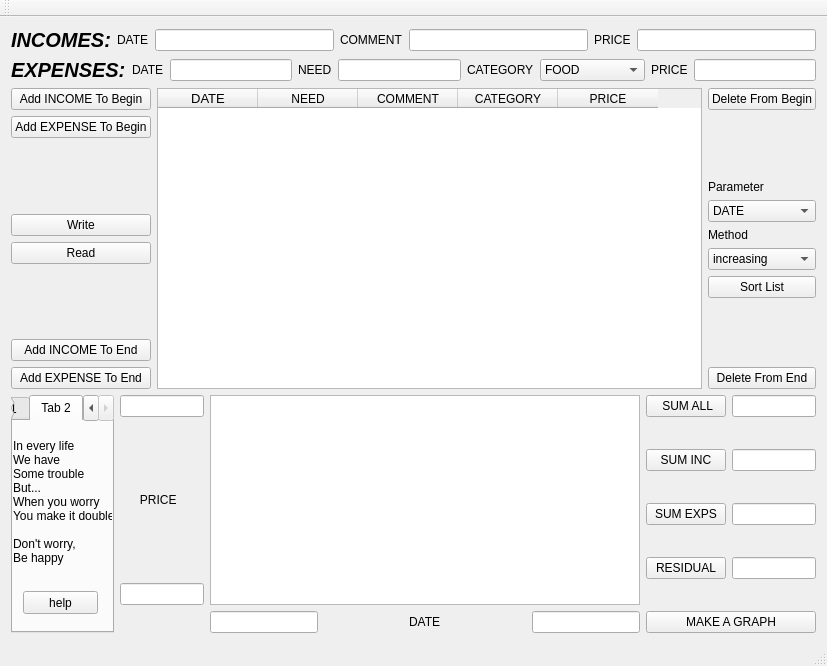
<?xml version="1.0" encoding="UTF-8"?>
<ui version="4.0">
 <class>Purse</class>
 <widget class="QMainWindow" name="Purse">
  <property name="geometry">
   <rect>
    <x>0</x>
    <y>0</y>
    <width>790</width>
    <height>666</height>
   </rect>
  </property>
  <property name="windowTitle">
   <string>Purse</string>
  </property>
  <widget class="QWidget" name="centralWidget">
   <layout class="QGridLayout" name="gridLayout">
    <item row="0" column="0" colspan="4">
     <layout class="QVBoxLayout" name="verticalLayout_6">
      <item>
       <layout class="QVBoxLayout" name="verticalLayout_3">
        <item>
         <layout class="QHBoxLayout" name="horizontalLayout">
          <item>
           <widget class="QLabel" name="label">
            <property name="font">
             <font>
              <pointsize>15</pointsize>
              <weight>75</weight>
              <italic>true</italic>
              <bold>true</bold>
             </font>
            </property>
            <property name="text">
             <string>INCOMES:</string>
            </property>
           </widget>
          </item>
          <item>
           <widget class="QLabel" name="label_3">
            <property name="text">
             <string>DATE</string>
            </property>
           </widget>
          </item>
          <item>
           <widget class="QLineEdit" name="lineEdit_1"/>
          </item>
          <item>
           <widget class="QLabel" name="label_5">
            <property name="text">
             <string>COMMENT</string>
            </property>
           </widget>
          </item>
          <item>
           <widget class="QLineEdit" name="lineEdit_6"/>
          </item>
          <item>
           <widget class="QLabel" name="label_7">
            <property name="text">
             <string>PRICE</string>
            </property>
           </widget>
          </item>
          <item>
           <widget class="QLineEdit" name="lineEdit_2"/>
          </item>
         </layout>
        </item>
        <item>
         <layout class="QHBoxLayout" name="horizontalLayout_2">
          <item>
           <widget class="QLabel" name="label_2">
            <property name="font">
             <font>
              <pointsize>15</pointsize>
              <weight>75</weight>
              <italic>true</italic>
              <bold>true</bold>
             </font>
            </property>
            <property name="text">
             <string>EXPENSES:</string>
            </property>
           </widget>
          </item>
          <item>
           <widget class="QLabel" name="label_4">
            <property name="text">
             <string>DATE</string>
            </property>
           </widget>
          </item>
          <item>
           <widget class="QLineEdit" name="lineEdit_3"/>
          </item>
          <item>
           <widget class="QLabel" name="label_6">
            <property name="text">
             <string>NEED</string>
            </property>
           </widget>
          </item>
          <item>
           <widget class="QLineEdit" name="lineEdit_4"/>
          </item>
          <item>
           <widget class="QLabel" name="label_8">
            <property name="text">
             <string>CATEGORY</string>
            </property>
           </widget>
          </item>
          <item>
           <widget class="QComboBox" name="comboBox_2">
            <property name="minimumSize">
             <size>
              <width>100</width>
              <height>0</height>
             </size>
            </property>
            <item>
             <property name="text">
              <string>FOOD</string>
             </property>
            </item>
            <item>
             <property name="text">
              <string>TRANSPORT</string>
             </property>
            </item>
            <item>
             <property name="text">
              <string>LEISURE</string>
             </property>
            </item>
            <item>
             <property name="text">
              <string>CLOTHES</string>
             </property>
            </item>
            <item>
             <property name="text">
              <string>OTHER</string>
             </property>
            </item>
           </widget>
          </item>
          <item>
           <widget class="QLabel" name="label_9">
            <property name="text">
             <string>PRICE</string>
            </property>
           </widget>
          </item>
          <item>
           <widget class="QLineEdit" name="lineEdit_5"/>
          </item>
         </layout>
        </item>
       </layout>
      </item>
      <item>
       <layout class="QHBoxLayout" name="horizontalLayout_3">
        <item>
         <layout class="QVBoxLayout" name="verticalLayout">
          <item>
           <widget class="QPushButton" name="pushButton_1">
            <property name="text">
             <string>Add INCOME To Begin</string>
            </property>
           </widget>
          </item>
          <item>
           <widget class="QPushButton" name="pushButton_3">
            <property name="text">
             <string>Add EXPENSE To Begin</string>
            </property>
           </widget>
          </item>
          <item>
           <spacer name="verticalSpacer_3">
            <property name="orientation">
             <enum>Qt::Vertical</enum>
            </property>
            <property name="sizeHint" stdset="0">
             <size>
              <width>107</width>
              <height>50</height>
             </size>
            </property>
           </spacer>
          </item>
          <item>
           <widget class="QPushButton" name="pushButton_8">
            <property name="text">
             <string>Write</string>
            </property>
           </widget>
          </item>
          <item>
           <widget class="QPushButton" name="pushButton_9">
            <property name="text">
             <string>Read</string>
            </property>
           </widget>
          </item>
          <item>
           <spacer name="verticalSpacer_4">
            <property name="orientation">
             <enum>Qt::Vertical</enum>
            </property>
            <property name="sizeHint" stdset="0">
             <size>
              <width>20</width>
              <height>50</height>
             </size>
            </property>
           </spacer>
          </item>
          <item>
           <widget class="QPushButton" name="pushButton_2">
            <property name="text">
             <string>Add INCOME To End</string>
            </property>
           </widget>
          </item>
          <item>
           <widget class="QPushButton" name="pushButton_4">
            <property name="text">
             <string>Add EXPENSE To End</string>
            </property>
           </widget>
          </item>
         </layout>
        </item>
        <item>
         <widget class="QTableWidget" name="tableWidget">
          <property name="minimumSize">
           <size>
            <width>545</width>
            <height>0</height>
           </size>
          </property>
          <property name="maximumSize">
           <size>
            <width>550</width>
            <height>16777215</height>
           </size>
          </property>
          <property name="rowCount">
           <number>0</number>
          </property>
          <column>
           <property name="text">
            <string>DATE</string>
           </property>
           <property name="font">
            <font>
             <pointsize>10</pointsize>
            </font>
           </property>
          </column>
          <column>
           <property name="text">
            <string>NEED</string>
           </property>
          </column>
          <column>
           <property name="text">
            <string>COMMENT</string>
           </property>
          </column>
          <column>
           <property name="text">
            <string>CATEGORY</string>
           </property>
          </column>
          <column>
           <property name="text">
            <string>PRICE</string>
           </property>
          </column>
         </widget>
        </item>
        <item>
         <layout class="QVBoxLayout" name="verticalLayout_2">
          <item>
           <widget class="QPushButton" name="pushButton_5">
            <property name="text">
             <string>Delete From Begin</string>
            </property>
           </widget>
          </item>
          <item>
           <spacer name="verticalSpacer">
            <property name="orientation">
             <enum>Qt::Vertical</enum>
            </property>
            <property name="sizeHint" stdset="0">
             <size>
              <width>94</width>
              <height>13</height>
             </size>
            </property>
           </spacer>
          </item>
          <item>
           <widget class="QLabel" name="label_11">
            <property name="text">
             <string>Parameter</string>
            </property>
           </widget>
          </item>
          <item>
           <widget class="QComboBox" name="comboBox_3">
            <property name="minimumSize">
             <size>
              <width>100</width>
              <height>0</height>
             </size>
            </property>
            <item>
             <property name="text">
              <string>DATE</string>
             </property>
            </item>
            <item>
             <property name="text">
              <string>NEED</string>
             </property>
            </item>
            <item>
             <property name="text">
              <string>COMMENT</string>
             </property>
            </item>
            <item>
             <property name="text">
              <string>CATEGORY</string>
             </property>
            </item>
            <item>
             <property name="text">
              <string>PRICE</string>
             </property>
            </item>
           </widget>
          </item>
          <item>
           <widget class="QLabel" name="label_12">
            <property name="text">
             <string>Method</string>
            </property>
           </widget>
          </item>
          <item>
           <widget class="QComboBox" name="comboBox_4">
            <item>
             <property name="text">
              <string>increasing</string>
             </property>
            </item>
            <item>
             <property name="text">
              <string>decreasing</string>
             </property>
            </item>
           </widget>
          </item>
          <item>
           <widget class="QPushButton" name="pushButton_7">
            <property name="text">
             <string>Sort List</string>
            </property>
           </widget>
          </item>
          <item>
           <spacer name="verticalSpacer_2">
            <property name="orientation">
             <enum>Qt::Vertical</enum>
            </property>
            <property name="sizeHint" stdset="0">
             <size>
              <width>94</width>
              <height>13</height>
             </size>
            </property>
           </spacer>
          </item>
          <item>
           <widget class="QPushButton" name="pushButton_6">
            <property name="text">
             <string>Delete From End</string>
            </property>
           </widget>
          </item>
         </layout>
        </item>
       </layout>
      </item>
     </layout>
    </item>
    <item row="1" column="0" rowspan="2">
     <widget class="QTabWidget" name="tabWidget">
      <property name="enabled">
       <bool>true</bool>
      </property>
      <property name="minimumSize">
       <size>
        <width>100</width>
        <height>20</height>
       </size>
      </property>
      <property name="currentIndex">
       <number>1</number>
      </property>
      <widget class="QWidget" name="tab_3">
       <attribute name="title">
        <string>Tab 1</string>
       </attribute>
       <widget class="QPushButton" name="pushButton_14">
        <property name="geometry">
         <rect>
          <x>10</x>
          <y>10</y>
          <width>75</width>
          <height>23</height>
         </rect>
        </property>
        <property name="text">
         <string>PROGNOSIS</string>
        </property>
       </widget>
       <widget class="QComboBox" name="comboBox">
        <property name="geometry">
         <rect>
          <x>20</x>
          <y>40</y>
          <width>58</width>
          <height>20</height>
         </rect>
        </property>
        <item>
         <property name="text">
          <string>day</string>
         </property>
        </item>
        <item>
         <property name="text">
          <string>week</string>
         </property>
        </item>
        <item>
         <property name="text">
          <string>month</string>
         </property>
        </item>
        <item>
         <property name="text">
          <string>year</string>
         </property>
        </item>
       </widget>
       <widget class="QLineEdit" name="lineEdit_10">
        <property name="geometry">
         <rect>
          <x>10</x>
          <y>70</y>
          <width>81</width>
          <height>20</height>
         </rect>
        </property>
       </widget>
       <widget class="QLineEdit" name="lineEdit_11">
        <property name="geometry">
         <rect>
          <x>10</x>
          <y>110</y>
          <width>81</width>
          <height>20</height>
         </rect>
        </property>
       </widget>
       <widget class="QLineEdit" name="lineEdit_12">
        <property name="geometry">
         <rect>
          <x>10</x>
          <y>150</y>
          <width>81</width>
          <height>20</height>
         </rect>
        </property>
       </widget>
       <widget class="QLineEdit" name="lineEdit_17">
        <property name="geometry">
         <rect>
          <x>10</x>
          <y>190</y>
          <width>81</width>
          <height>20</height>
         </rect>
        </property>
       </widget>
      </widget>
      <widget class="QWidget" name="tab_4">
       <attribute name="title">
        <string>Tab 2</string>
       </attribute>
       <widget class="QPushButton" name="pushButton_13">
        <property name="geometry">
         <rect>
          <x>10</x>
          <y>170</y>
          <width>75</width>
          <height>23</height>
         </rect>
        </property>
        <property name="text">
         <string>help</string>
        </property>
       </widget>
       <widget class="QLabel" name="label_14">
        <property name="geometry">
         <rect>
          <x>0</x>
          <y>0</y>
          <width>101</width>
          <height>161</height>
         </rect>
        </property>
        <property name="minimumSize">
         <size>
          <width>100</width>
          <height>0</height>
         </size>
        </property>
        <property name="text">
         <string>In every life
We have
Some trouble
But...
When you worry
You make it double

Don't worry,
Be happy</string>
        </property>
       </widget>
      </widget>
     </widget>
    </item>
    <item row="1" column="1">
     <layout class="QVBoxLayout" name="verticalLayout_5">
      <item>
       <widget class="QLineEdit" name="lineEdit_14"/>
      </item>
      <item>
       <widget class="QLabel" name="label_13">
        <property name="text">
         <string>      PRICE</string>
        </property>
       </widget>
      </item>
      <item>
       <widget class="QLineEdit" name="lineEdit_13"/>
      </item>
     </layout>
    </item>
    <item row="1" column="2">
     <widget class="QGraphicsView" name="graphicsView">
      <property name="minimumSize">
       <size>
        <width>430</width>
        <height>210</height>
       </size>
      </property>
      <property name="maximumSize">
       <size>
        <width>430</width>
        <height>210</height>
       </size>
      </property>
     </widget>
    </item>
    <item row="1" column="3" rowspan="2">
     <layout class="QVBoxLayout" name="verticalLayout_4">
      <item>
       <layout class="QHBoxLayout" name="horizontalLayout_4">
        <item>
         <widget class="QPushButton" name="pushButton">
          <property name="text">
           <string> SUM ALL</string>
          </property>
         </widget>
        </item>
        <item>
         <widget class="QLineEdit" name="lineEdit"/>
        </item>
       </layout>
      </item>
      <item>
       <spacer name="verticalSpacer_5">
        <property name="orientation">
         <enum>Qt::Vertical</enum>
        </property>
        <property name="sizeHint" stdset="0">
         <size>
          <width>94</width>
          <height>13</height>
         </size>
        </property>
       </spacer>
      </item>
      <item>
       <layout class="QHBoxLayout" name="horizontalLayout_5">
        <item>
         <widget class="QPushButton" name="pushButton_11">
          <property name="text">
           <string>SUM INC</string>
          </property>
         </widget>
        </item>
        <item>
         <widget class="QLineEdit" name="lineEdit_8"/>
        </item>
       </layout>
      </item>
      <item>
       <spacer name="verticalSpacer_6">
        <property name="orientation">
         <enum>Qt::Vertical</enum>
        </property>
        <property name="sizeHint" stdset="0">
         <size>
          <width>94</width>
          <height>13</height>
         </size>
        </property>
       </spacer>
      </item>
      <item>
       <layout class="QHBoxLayout" name="horizontalLayout_6">
        <item>
         <widget class="QPushButton" name="pushButton_10">
          <property name="text">
           <string>SUM EXPS</string>
          </property>
         </widget>
        </item>
        <item>
         <widget class="QLineEdit" name="lineEdit_7"/>
        </item>
       </layout>
      </item>
      <item>
       <spacer name="verticalSpacer_7">
        <property name="orientation">
         <enum>Qt::Vertical</enum>
        </property>
        <property name="sizeHint" stdset="0">
         <size>
          <width>94</width>
          <height>13</height>
         </size>
        </property>
       </spacer>
      </item>
      <item>
       <layout class="QHBoxLayout" name="horizontalLayout_7">
        <item>
         <widget class="QPushButton" name="pushButton_12">
          <property name="text">
           <string>RESIDUAL</string>
          </property>
         </widget>
        </item>
        <item>
         <widget class="QLineEdit" name="lineEdit_9">
          <property name="text">
           <string/>
          </property>
         </widget>
        </item>
       </layout>
      </item>
      <item>
       <spacer name="verticalSpacer_8">
        <property name="orientation">
         <enum>Qt::Vertical</enum>
        </property>
        <property name="sizeHint" stdset="0">
         <size>
          <width>94</width>
          <height>13</height>
         </size>
        </property>
       </spacer>
      </item>
      <item>
       <widget class="QPushButton" name="pushButton_15">
        <property name="text">
         <string>MAKE A GRAPH</string>
        </property>
       </widget>
      </item>
     </layout>
    </item>
    <item row="2" column="2">
     <layout class="QHBoxLayout" name="horizontalLayout_8">
      <item>
       <widget class="QLineEdit" name="lineEdit_15"/>
      </item>
      <item>
       <spacer name="horizontalSpacer">
        <property name="orientation">
         <enum>Qt::Horizontal</enum>
        </property>
        <property name="sizeHint" stdset="0">
         <size>
          <width>68</width>
          <height>20</height>
         </size>
        </property>
       </spacer>
      </item>
      <item>
       <widget class="QLabel" name="label_10">
        <property name="text">
         <string>DATE</string>
        </property>
       </widget>
      </item>
      <item>
       <spacer name="horizontalSpacer_2">
        <property name="orientation">
         <enum>Qt::Horizontal</enum>
        </property>
        <property name="sizeHint" stdset="0">
         <size>
          <width>68</width>
          <height>20</height>
         </size>
        </property>
       </spacer>
      </item>
      <item>
       <widget class="QLineEdit" name="lineEdit_16"/>
      </item>
     </layout>
    </item>
   </layout>
   <zorder>layoutWidget</zorder>
   <zorder>layoutWidget</zorder>
   <zorder>layoutWidget</zorder>
   <zorder>splitter_2</zorder>
   <zorder>tableWidget</zorder>
   <zorder>pushButton</zorder>
   <zorder>lineEdit</zorder>
   <zorder>pushButton_10</zorder>
   <zorder>lineEdit_7</zorder>
   <zorder>pushButton_11</zorder>
   <zorder>lineEdit_8</zorder>
   <zorder>tabWidget</zorder>
   <zorder>graphicsView</zorder>
   <zorder>pushButton_12</zorder>
   <zorder>lineEdit_9</zorder>
   <zorder>lineEdit_13</zorder>
   <zorder>lineEdit_14</zorder>
   <zorder>lineEdit_15</zorder>
   <zorder>lineEdit_16</zorder>
   <zorder>label_10</zorder>
   <zorder>label_13</zorder>
   <zorder>pushButton_15</zorder>
   <zorder>verticalSpacer_5</zorder>
   <zorder>verticalSpacer_6</zorder>
   <zorder>verticalSpacer_7</zorder>
   <zorder>verticalSpacer_8</zorder>
   <zorder>horizontalSpacer</zorder>
   <zorder>horizontalSpacer_2</zorder>
  </widget>
  <widget class="QMenuBar" name="menuBar">
   <property name="geometry">
    <rect>
     <x>0</x>
     <y>0</y>
     <width>790</width>
     <height>20</height>
    </rect>
   </property>
  </widget>
  <widget class="QToolBar" name="mainToolBar">
   <attribute name="toolBarArea">
    <enum>TopToolBarArea</enum>
   </attribute>
   <attribute name="toolBarBreak">
    <bool>false</bool>
   </attribute>
  </widget>
  <widget class="QStatusBar" name="statusBar"/>
 </widget>
 <layoutdefault spacing="6" margin="11"/>
 <resources/>
 <connections/>
</ui>
